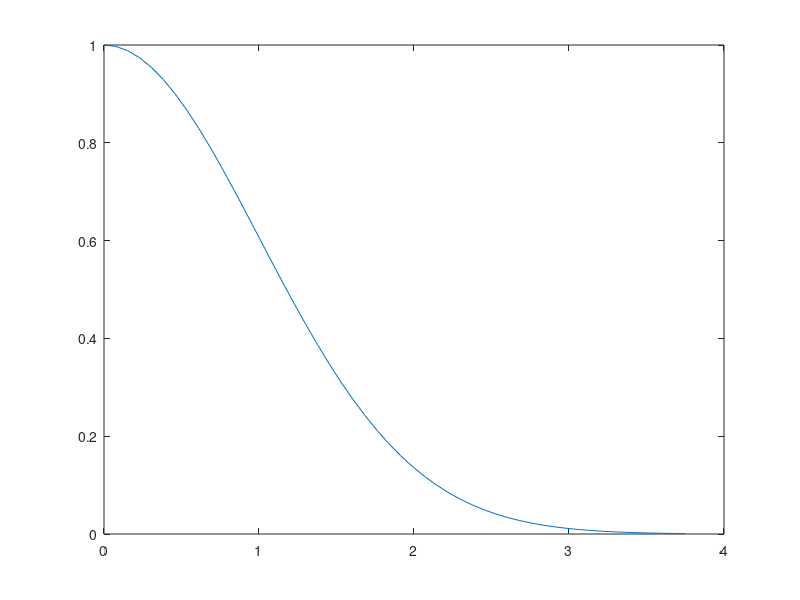

Here is the MATLAB script that generated this plot:
% this produces fig 2.6 (p67) whereby the tail of the wave function flips as one crosses "E=1/2*\hslash*\omega". At exactly this value of energy does the schrodinger %equation have a normalizable solution. This code produces three sets of data which must be placed in the search path of pgfplot table (i.e. inside the folder "./tex/table").

fvdp = @(t,y) [y(2); (t^2-0.98)*y(1)];
lin=linspace(0,3.75,50);
[t,y] = ode45 (fvdp, lin, [1,0]);
plot(t,y(:,1));

ty=[t,y(:,1)];
save tailFlipUP.tex ty

fvdp = @(t,y) [y(2); (t^2-1.02)*y(1)];
lin=linspace(0,3.75,50);
[t,y] = ode45 (fvdp, lin, [1,0]);
plot(t,y(:,1));

ty=[t,y(:,1)];
save tailFlipDn.tex ty

fvdp = @(t,y) [y(2); (t^2-1)*y(1)];
lin=linspace(0,3.75,50);
[t,y] = ode45 (fvdp, lin, [1,0]);
plot(t,y(:,1));

ty=[t,y(:,1)];
save tailFlipNone.tex ty
